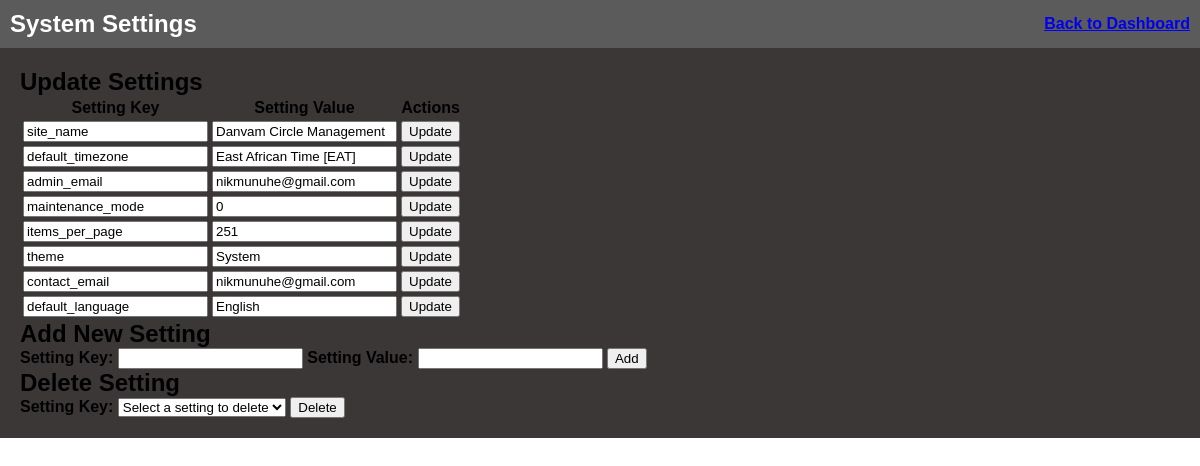
The page /admin/system_settings.php (signed in) on the database its author committed.
### tables this page shows
CREATE TABLE Settings (
    setting_key TEXT PRIMARY KEY,
    setting_value TEXT
);

### admin/system_settings.php (the view, shortened to what this page needs)
<?php
$db = new SQLite3('../property_database.db');
function getAllSettings($db) {
    $result = $db->query('SELECT setting_key, setting_value FROM Settings');
    $settings = [];
    while ($row = $result->fetchArray(SQLITE3_ASSOC)) {
        $settings[] = $row;
    }
    return $settings;
}
$settings = getAllSettings($db);
?>
<!DOCTYPE html>
<html lang="en">
<head>
    <link rel="stylesheet" href="../style.css">
</head>
<body>
    <div class="dashboard-container">
        <header>
            <h1>System Settings</h1>
            <a href="../admin_dashboard.php" class="back">Back to Dashboard</a>
        </header>
        <main>
            <h2>Update Settings</h2>
            <form method="post" action="">
                <table>
                    <tr>
                        <th>Setting Key</th>
                        <th>Setting Value</th>
                        <th>Actions</th>
                    </tr>
                    <?php foreach ($settings as $setting): ?>
                    <tr>
                        <td>
                            <input type="text" name="setting_key" value="<?php echo htmlspecialchars($setting['setting_key']); ?>" readonly>
                        </td>
                        <td>
                            <input type="text" name="setting_value" value="<?php echo htmlspecialchars($setting['setting_value']); ?>" required>
                        </td>
                        <td>
                            <button type="submit">Update</button>
                        </td>
                    </tr>
                    <?php endforeach; ?>
                </table>
            </form>
            <h2>Add New Setting</h2>
            <form method="post" action="">
                <label for="new_setting_key">Setting Key:</label>
                <input type="text" id="new_setting_key" name="new_setting_key" required>
                <label for="new_setting_value">Setting Value:</label>
                <input type="text" id="new_setting_value" name="new_setting_value" required>
                <button type="submit">Add</button>
            </form>
            <h2>Delete Setting</h2>
            <form method="post" action="">
                <label for="delete_setting_key">Setting Key:</label>
                <select id="delete_setting_key" name="setting_key" required>
                    <option value="" disabled selected>Select a setting to delete</option>
                </select>
                <button type="submit">Delete</button>
            </form>
        </main>
    </div>
</body>
</html>

### style.css (style rules this page uses)
body, html { margin: 0; padding: 0; font-family: Arial, sans-serif; font-weight: 600; height: 100%; position: relative; overflow: hidden; }
h1, h2, p { margin: 0; padding: 0; }
header { background: rgba(51, 51, 51, 0.8); color: #fff; padding: 10px; display: flex; justify-content: space-between; align-items: center; }
header h1 { margin: 0; font-size: 24px; font-weight: 700; }
main { flex-grow: 1; padding: 20px; background: rgba(255, 255, 255, 0.9); }
main { flex-grow: 1; padding: 20px; background: rgba(39, 34, 34, 0.9); }

### rows shown on the page
settings: setting_key "site_name", setting_value "Danvam Circle Management"
settings: setting_key "default_timezone", setting_value "East African Time [EAT]"
settings: setting_key "admin_email", setting_value "nikmunuhe@gmail.com"
settings: setting_key "maintenance_mode", setting_value "0"
settings: setting_key "items_per_page", setting_value "251"
settings: setting_key "theme", setting_value "System"
settings: setting_key "contact_email", setting_value "nikmunuhe@gmail.com"
settings: setting_key "default_language", setting_value "English"
